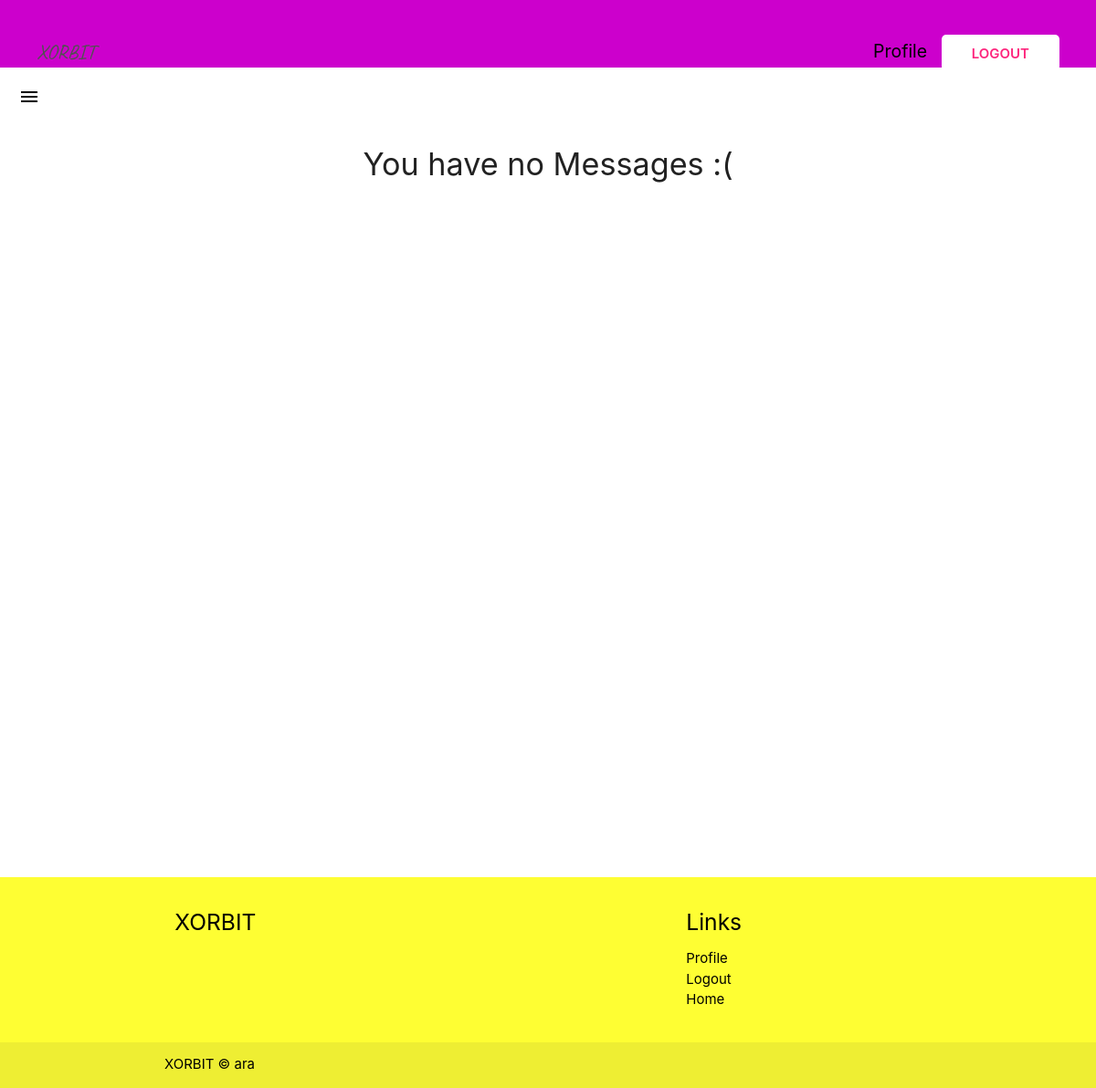
/view-messages/ (signed in), run on an earlier commit of the app's database.
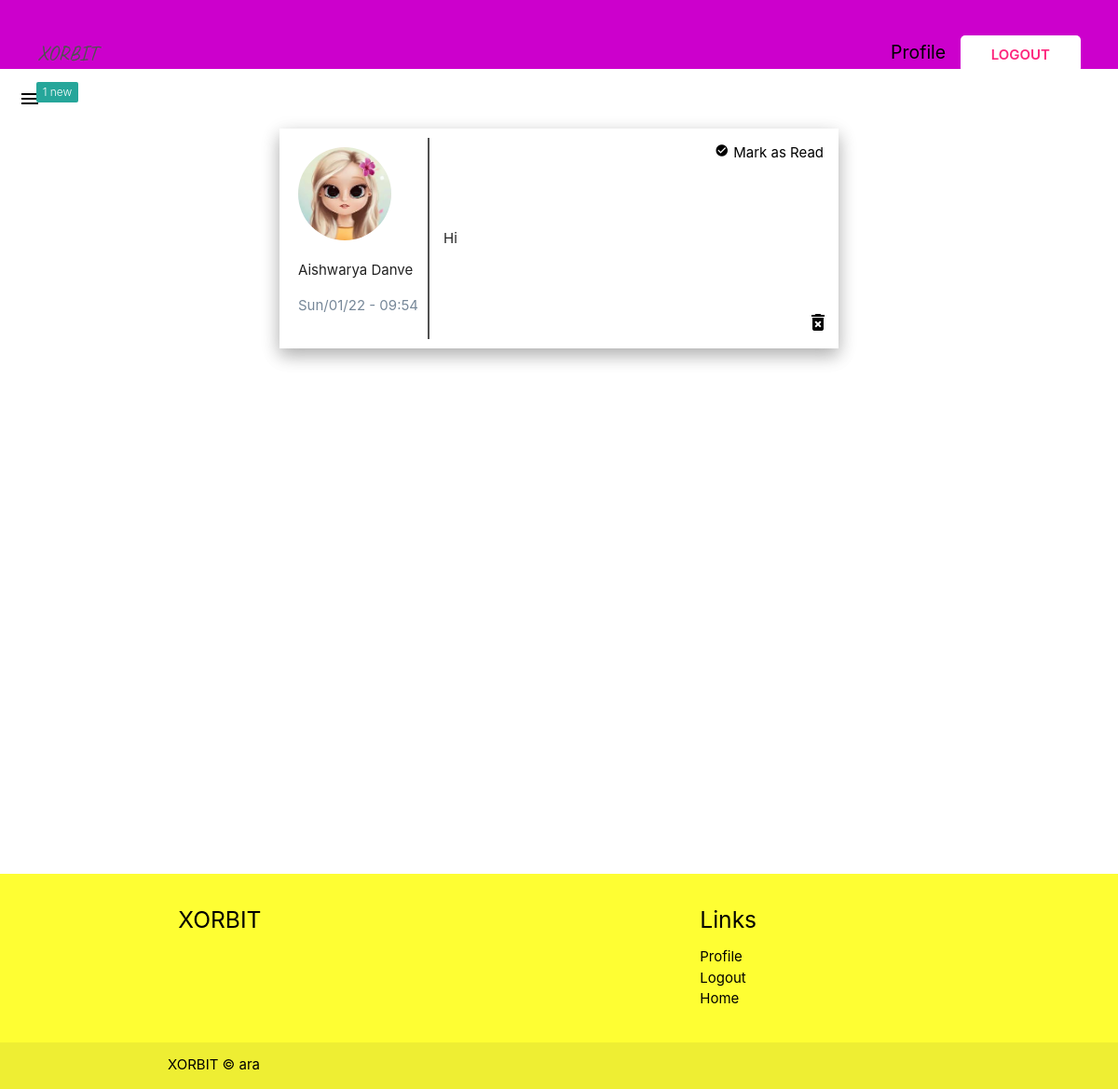
And on a later commit of the database.
### main/models.py (models this page shows, shortened)
class Message(models.Model):
    content = models.TextField()
    date_posted = models.DateTimeField(default=timezone.now)
    author = models.ForeignKey(
        User, on_delete=models.CASCADE, related_name="author")
    receiver = models.ForeignKey(
        User, on_delete=models.CASCADE, related_name="receiver", null=True)
    status = models.BooleanField(default=False)

### users/models.py (models this page shows, shortened)
class Profile(models.Model):
    GENDER_C = [
        ("Male", "Male"),
        ("Female", "Female"),
        ("Other", "Other")
    ]
    PROFILE_T = [
        ("Bff's", "Bff's"),
        ("Dating", "Dating"),
        ("Business", "Business")
    ]
    user = models.OneToOneField(User, on_delete=models.CASCADE)
    full_name = models.CharField(max_length=100, null=True)
    age = models.IntegerField(null=True)
    gender = models.CharField(max_length=50, blank=True, null=True, choices=GENDER_C)
    profile_image = models.ImageField(upload_to='profile_pic', default="default.jpg", null=True, blank=True)
    bio = models.TextField(null=True)
    profiletype = models.CharField(max_length=50, choices=PROFILE_T, default=None, null=True, blank=True)
    likeability = models.ManyToManyField( User, related_name="likes", blank=True)
    blocked_by = models.ManyToManyField(User, related_name="blocked", blank=True)

### main/views.py (the view)
# urls.py: path("view-messages/", views.ViewMessages, name="view-messages"),
@login_required
def ViewMessages(req):
    messages = Message.objects.filter(receiver=req.user)
    unreadMessages = Message.objects.filter(
        receiver=req.user).filter(status=False).count()
    userIn = req.user
    context = {
        'msgs': messages,
        'userIn': userIn,
        'unreadmsgs': unreadMessages
    }
    return render(req, "messages.html", context)

### main/templates/messages.html (shortened to what this page needs)
{% extends "base.html" %}
{% block content %}
<section>
  <div class="navigation navigation--bg">
    <a href="{% url 'date-page' %}" class="logo link">XORBIT</a>
    <div>
      {% if user.is_authenticated %}
      <a href="{% url 'profile-page' %}" class="profile-link link">Profile</a>
      <a href="{% url 'logout' %}" class="login link">Logout</a>
      {% else %}
      <a href="{% url 'login' %}" class="login link">Log in</a>
      {% endif %}
    </div>
  </div>
  <div class="burger">
    {% if unreadmsgs > 0 %}
      <a href="#" data-target="slide-out" class="sidenav-trigger"
        ><span class="new badge">{{unreadmsgs}}</span>
        <i class="material-icons" style="color: black; margin: 20px;">menu</i>
      </a>
    {% else %}
      <a href="#" data-target="slide-out" class="sidenav-trigger"
        >
        <i class="material-icons" style="color: black; margin: 20px;">menu</i>
      </a>
    {% endif %}
  </div>
</section>
<section class="messages" >
{% if msgs %}
  {% for msg in msgs %}
      <div class="message" style="background-color: white;">
          <div class="message__detail">
              <img class="message__image" src='{{msg.author.profile.profile_image.url}}' />
              <p class="message__authort">{{msg.author.profile.full_name}}</p>
              <p class="message__date">{{msg.date_posted|date:"D/m/y - H:i"}}</p>
          </div>
          <div class="message__content" >
              <p class="message__msg">{{msg.content}}</p>
          </div>
          <form method="POST", action="{% url 'mark-read' msg.pk %}">
              {% if not msg.status %}
                  <button class="mark-read" name="msg_id" value="{{msg.id}}"><i class="tiny material-icons">check_circle</i>Mark as Read</button>
              {% else %}
                  <p class="read">Message Read</p>
              {% endif %}
          </form>
          <a href="{% url 'delete-message' msg.pk %}" class="remove-btn"><i class="material-icons">delete_forever</i></a>
      </div>
  {% endfor %}
{% else %}
  <h4 style="text-align:center">You have no Messages :(</h4>
{% endif %}
</section>
{% include "footer.html" %}
{% endblock content %}

### main/templates/base.html (shortened to what this page needs)
{% load static %}
<!DOCTYPE html>
<html lang="en">
  <head>
    <link
      rel="stylesheet"
      href="https://cdnjs.cloudflare.com/ajax/libs/materialize/1.0.0/css/materialize.min.css"
    />
    <link rel="stylesheet" href="{% static 'main/main.css' %}" />
    <link
      rel="stylesheet"
      href="https://cdnjs.cloudflare.com/ajax/libs/font-awesome/5.14.0/css/all.min.css"
    />
  </head>
  <body>
    {% block content %}{% endblock content %}
  </body style="background-color:#fafad2">
</html>

### main/templates/footer.html (shortened to what this page needs)
<footer class="page-footer" style="background-color:#fefe33" >
  <div class="container">
    <div class="row">
      <div class="col l6 s12" >
        <h5 class="black-text">XORBIT</h5>
      </div>
      <div class="col l4 offset-l2 s12">
        <h5 class="black-text">Links</h5>
        <ul>
          <li>
            <a class="black-text text-lighten-3" href="{% url 'profile-page' %}"
              >Profile</a
            >
          </li>
          <li>
            <a class="black-text text-lighten-3" href="{% url 'logout' %}"
              >Logout</a
            >
          </li>
          <li>
            <a class="black-text text-lighten-3" href="{% url 'date-page' %}"
              >Home</a
            >
          </li>
        </ul>
      </div>
    </div>
  </div>
  <div class="footer-copyright">
    <div class="container">
    <div class="black-text">
      XORBIT © ara
    </div>
  </div>
</footer>

### main/static/main/main.css (style rules this page uses)
a { text-decoration: none !important; }
.navigation { z-index: 999; text-decoration: none; color: white; display: flex; justify-content: space-between; align-items: center; grid-row: 0/1; padding : 40px; padding-bottom: 0px; font-size: 1.3rem; }
.navigation--bg { background: #cc00cc; }
.logo { color: #515151; font-family: "Caveat", cursive; font-size: 1.5rem; }
.login { text-decoration: none; color: #fd267d; position: relative; background: white; padding: 0.7rem 2.2rem; text-transform: uppercase; font-weight: 600; font-size: 1rem; border-radius: 5px; }
.profile-link { text-decoration: none; color: black; margin-right: 10px; }
.messages { min-height: 100vh; margin: auto; }
.message { display: flex; position: relative; margin: auto; padding: 10px; max-width: 40rem; align-items: center; box-shadow: 0 8px 17px 0 rgba(0, 0, 0, 0.2), 0 6px 20px 0 rgba(0, 0, 0, 0.15); margin-bottom: 20px; }
.message__detail { padding: 10px; border-right: 2px solid #515151; }
.message__image { height: 100px; border-radius: 50%; }
.message__date { color: lightslategray; }
.message__content { margin: 15px; }
.message__msg { margin: 0 auto; }
.mark-read { position: absolute; right: 10px; top: 10px; background: none; border: 0; }
.mark-read i { margin: 5px; }
.burger a { position: relative; }
.burger span { position: absolute; right: -20px; top: -15px; background: #26a69a; color: white; font-weight: thin; }
.remove-btn { position: absolute; color: black; bottom: 10px; right: 10px; }

What changed in the data, as far as the page shows it:
added Message: author.profile.profile_image (picture), author.profile.full_name "Aishwarya Danve", date_posted "Sun/01/22 - 09:54", content "Hi", {{ msg.id }} 6 (drawn)
Also different on the page:
{{ unreadmsgs }}: (not shown) → "1"
text no longer shown: "You have no Messages :("
